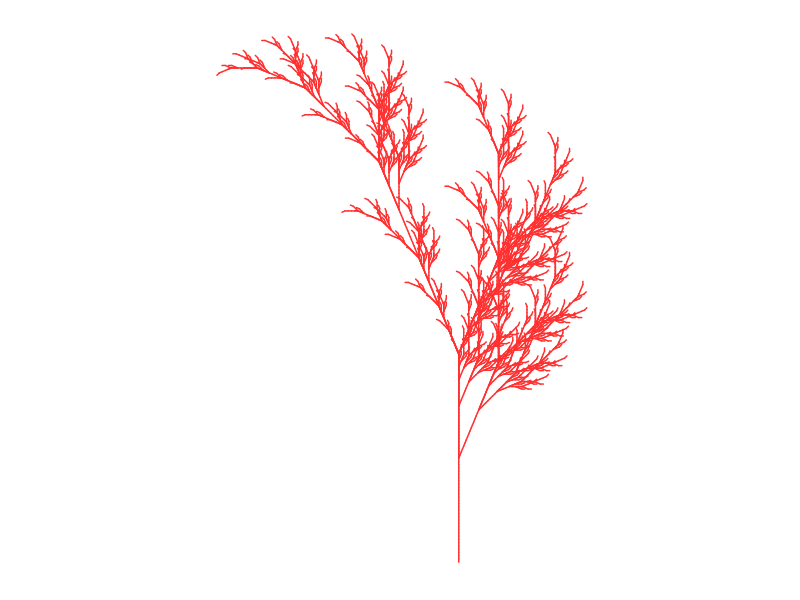
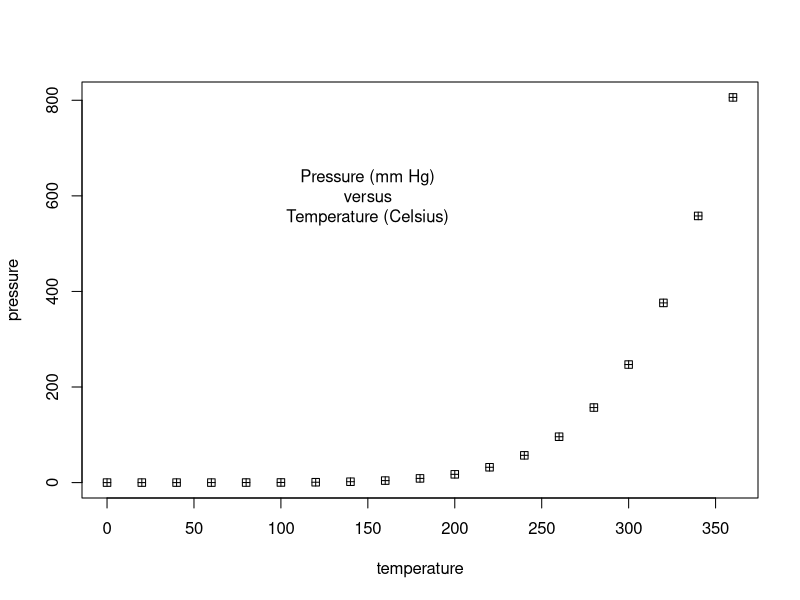
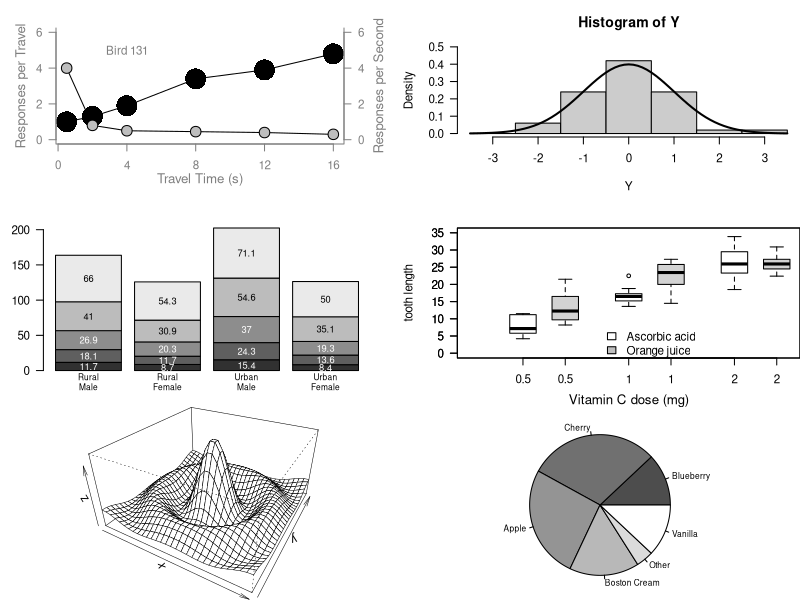

The R script that drew these images, in order:
## ---- chunk 1
knitr::opts_chunk$set(echo = TRUE)
## ---- chunk 2

library(gsubfn)
library(tidyverse)

## ---- chunk 3
axiom="X"
rules=list("X"="F-[[X]+X]+F[+FX]-X", "F"="FF")
angle=22.5
depth=6


for (i in 1:depth) axiom=gsubfn(".", rules, axiom)

actions=str_extract_all(axiom, "\\d*\\+|\\d*\\-|F|L|R|\\[|\\]|\\|") %>% unlist

status=data.frame(x=numeric(0), y=numeric(0), alfa=numeric(0))
points=data.frame(x1 = 0, y1 = 0, x2 = NA, y2 = NA, alfa=90, depth=1)

## ---- chunk 4
for (action in actions)
{
  if (action=="F")
  {
    x=points[1, "x1"]+cos(points[1, "alfa"]*(pi/180))
    y=points[1, "y1"]+sin(points[1, "alfa"]*(pi/180))
    points[1,"x2"]=x
    points[1,"y2"]=y
    data.frame(x1 = x, y1 = y, x2 = NA, y2 = NA,
               alfa=points[1, "alfa"],
               depth=points[1,"depth"]) %>% rbind(points)->points
  }
  if (action %in% c("+", "-")){
    alfa=points[1, "alfa"]
    points[1, "alfa"]=eval(parse(text=paste0("alfa",action, angle)))
  }
  if(action=="["){
    data.frame(x=points[1, "x1"], y=points[1, "y1"], alfa=points[1, "alfa"]) %>%
      rbind(status) -> status
    points[1, "depth"]=points[1, "depth"]+1
  }

  if(action=="]"){
    depth=points[1, "depth"]
    points[-1,]->points
    data.frame(x1=status[1, "x"], y1=status[1, "y"], x2=NA, y2=NA,
               alfa=status[1, "alfa"],
               depth=depth-1) %>%
      rbind(points) -> points
    status[-1,]->status
  }
}

ggplot() +
  geom_segment(aes(x = x1, y = y1, xend = x2, yend = y2),
               lineend = "round",
               color="firebrick1", 
               data=na.omit(points)) +
  coord_fixed(ratio = 1) +
  theme(legend.position="none",
        panel.background = element_rect(fill="white"),
        panel.grid=element_blank(),
        axis.ticks=element_blank(),
        axis.title=element_blank(),
        axis.text=element_blank())
## ---- chunk 5

plot(pressure, pch=12)  # Can you change pch?
text(150, 600, 
     "Pressure (mm Hg)\nversus\nTemperature (Celsius)")

#  Examples of standard high-level plots 
#  In each case, extra output is also added using low-level 
#  plotting functions.
# 

# Setting the parameter (3 rows by 2 cols)
par(mfrow=c(3, 2))

# Scatterplot
# Note the incremental additions

x <- c(0.5, 2, 4, 8, 12, 16)
y1 <- c(1, 1.3, 1.9, 3.4, 3.9, 4.8)
y2 <- c(4, .8, .5, .45, .4, .3)
## ---- chunk 6

par(las=1, mar=c(4, 4, 2, 4), cex=.7) 
plot.new()
plot.window(range(x), c(0, 6))
lines(x, y1)
lines(x, y2)
points(x, y1, pch=16, cex=4) # Try different cex value?  
points(x, y2, pch=21, bg="gray", cex=2)  # Different background color
par(col="gray50", fg="gray50", col.axis="gray50")
axis(1, at=seq(0, 16, 4))
axis(2, at=seq(0, 6, 2))
axis(4, at=seq(0, 6, 2))
box(bty="u")
mtext("Travel Time (s)", side=1, line=2, cex=0.8)
mtext("Responses per Travel", side=2, line=2, las=0, cex=0.8)
mtext("Responses per Second", side=4, line=2, las=0, cex=0.8)
text(4, 5, "Bird 131")
par(mar=c(5.1, 4.1, 4.1, 2.1), col="black", fg="black", col.axis="black")

## ---- chunk 7



Y <- rnorm(50)
# Make sure no Y exceed [-3.5, 3.5]
Y[Y < -3.5 | Y > 3.5] <- NA # Selection
x <- seq(-3.5, 3.5, .1)
dn <- dnorm(x)
par(mar=c(4.5, 4.1, 3.1, 0))
hist(Y, breaks=seq(-3.5, 3.5), ylim=c(0, 0.5), 
     col="gray80", freq=FALSE)
lines(x, dnorm(x), lwd=2)
par(mar=c(5.1, 4.1, 4.1, 2.1))

## ---- chunk 8
par(mar=c(2, 3.1, 2, 2.1)) 
midpts <- barplot(VADeaths, 
                  col=gray(0.1 + seq(1, 9, 2)/11), 
                  names=rep("", 4))
mtext(sub(" ", "\n", colnames(VADeaths)),
      at=midpts, side=1, line=0.5, cex=0.5)
text(rep(midpts, each=5), apply(VADeaths, 2, cumsum) - VADeaths/2,
     VADeaths, 
     col=rep(c("white", "black"), times=3:2), 
     cex=0.8)
par(mar=c(5.1, 4.1, 4.1, 2.1))  
## ---- chunk 9

par(mar=c(3, 4.1, 2, 0))
boxplot(len ~ dose, data = ToothGrowth,
        boxwex = 0.25, at = 1:3 - 0.2,
        subset= supp == "VC", col="white",
        xlab="",
        ylab="tooth length", ylim=c(0,35))
mtext("Vitamin C dose (mg)", side=1, line=2.5, cex=0.8)
boxplot(len ~ dose, data = ToothGrowth, add = TRUE,
        boxwex = 0.25, at = 1:3 + 0.2,
        
        subset= supp == "OJ")
legend(1.5, 9, c("Ascorbic acid", "Orange juice"), 
       fill = c("white", "gray"), 
       bty="n")
par(mar=c(5.1, 4.1, 4.1, 2.1))
## ---- chunk 10

x <- seq(-10, 10, length= 30)
y <- x
f <- function(x,y) { r <- sqrt(x^2+y^2); 10 * sin(r)/r }
z <- outer(x, y, f)
z[is.na(z)] <- 1
# 0.5 to include z axis label
par(mar=c(0, 0.5, 0, 0), lwd=0.5)
persp(x, y, z, theta = 30, phi = 30, 
      expand = 0.5)
par(mar=c(5.1, 4.1, 4.1, 2.1), lwd=1)
## ---- chunk 11

par(mar=c(0, 2, 1, 2), xpd=FALSE, cex=0.5)
pie.sales <- c(0.12, 0.3, 0.26, 0.16, 0.04, 0.12)
names(pie.sales) <- c("Blueberry", "Cherry",
                      "Apple", "Boston Cream", "Other", "Vanilla")
pie(pie.sales, col = gray(seq(0.3,1.0,length=6))) 
